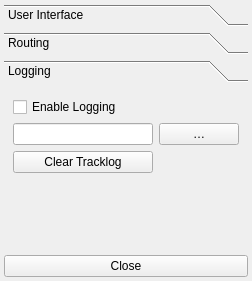
<?xml version="1.0" encoding="UTF-8"?>
<ui version="4.0">
 <class>GeneralSettingsDialog</class>
 <widget class="QDialog" name="GeneralSettingsDialog">
  <property name="geometry">
   <rect>
    <x>0</x>
    <y>0</y>
    <width>252</width>
    <height>281</height>
   </rect>
  </property>
  <property name="windowTitle">
   <string>Settings</string>
  </property>
  <layout class="QGridLayout" name="gridLayout_2">
   <property name="margin">
    <number>4</number>
   </property>
   <item row="0" column="0">
    <widget class="QToolBox" name="toolBox">
     <property name="sizePolicy">
      <sizepolicy hsizetype="Minimum" vsizetype="Minimum">
       <horstretch>0</horstretch>
       <verstretch>0</verstretch>
      </sizepolicy>
     </property>
     <property name="currentIndex">
      <number>2</number>
     </property>
     <widget class="QWidget" name="userInterface">
      <property name="geometry">
       <rect>
        <x>0</x>
        <y>0</y>
        <width>234</width>
        <height>154</height>
       </rect>
      </property>
      <property name="sizePolicy">
       <sizepolicy hsizetype="Minimum" vsizetype="Minimum">
        <horstretch>0</horstretch>
        <verstretch>0</verstretch>
       </sizepolicy>
      </property>
      <attribute name="label">
       <string>User Interface</string>
      </attribute>
      <layout class="QVBoxLayout" name="verticalLayout">
       <property name="spacing">
        <number>2</number>
       </property>
       <property name="margin">
        <number>0</number>
       </property>
       <item>
        <layout class="QHBoxLayout" name="horizontalLayout_2">
         <item>
          <widget class="QLabel" name="label_2">
           <property name="text">
            <string>Map Magnification:</string>
           </property>
          </widget>
         </item>
         <item>
          <widget class="QSpinBox" name="magnification">
           <property name="minimum">
            <number>1</number>
           </property>
          </widget>
         </item>
        </layout>
       </item>
       <item>
        <layout class="QHBoxLayout" name="horizontalLayout" stretch="0,1,0">
         <item>
          <widget class="QLabel" name="label">
           <property name="text">
            <string>Icon Size:</string>
           </property>
          </widget>
         </item>
         <item>
          <widget class="QSpinBox" name="iconSize">
           <property name="minimum">
            <number>16</number>
           </property>
           <property name="maximum">
            <number>256</number>
           </property>
          </widget>
         </item>
         <item>
          <widget class="QPushButton" name="defaultIconSize">
           <property name="text">
            <string>Default</string>
           </property>
          </widget>
         </item>
        </layout>
       </item>
       <item>
        <widget class="QWidget" name="widget" native="true">
         <layout class="QVBoxLayout" name="verticalLayout_2">
          <item>
           <widget class="QRadioButton" name="popup">
            <property name="text">
             <string>Popup Menus</string>
            </property>
           </widget>
          </item>
          <item>
           <widget class="QRadioButton" name="overlay">
            <property name="text">
             <string>Overlay Menus</string>
            </property>
           </widget>
          </item>
         </layout>
        </widget>
       </item>
       <item>
        <spacer name="verticalSpacer">
         <property name="orientation">
          <enum>Qt::Vertical</enum>
         </property>
         <property name="sizeHint" stdset="0">
          <size>
           <width>20</width>
           <height>40</height>
          </size>
         </property>
        </spacer>
       </item>
      </layout>
     </widget>
     <widget class="QWidget" name="Routing">
      <property name="geometry">
       <rect>
        <x>0</x>
        <y>0</y>
        <width>234</width>
        <height>154</height>
       </rect>
      </property>
      <attribute name="label">
       <string>Routing</string>
      </attribute>
      <layout class="QGridLayout" name="gridLayout_3">
       <item row="0" column="0">
        <widget class="QCheckBox" name="checkBoxMapRotation">
         <property name="text">
          <string>Rotate Map automatically</string>
         </property>
        </widget>
       </item>
       <item row="1" column="0">
        <spacer name="verticalSpacer_3">
         <property name="orientation">
          <enum>Qt::Vertical</enum>
         </property>
         <property name="sizeHint" stdset="0">
          <size>
           <width>20</width>
           <height>40</height>
          </size>
         </property>
        </spacer>
       </item>
      </layout>
     </widget>
     <widget class="QWidget" name="Logging">
      <property name="geometry">
       <rect>
        <x>0</x>
        <y>0</y>
        <width>234</width>
        <height>154</height>
       </rect>
      </property>
      <attribute name="label">
       <string>Logging</string>
      </attribute>
      <layout class="QGridLayout" name="gridLayout_4">
       <item row="0" column="0">
        <layout class="QGridLayout" name="gridLayout">
         <item row="0" column="0">
          <widget class="QCheckBox" name="checkBoxLogging">
           <property name="toolTip">
            <string>The GPS position is logged to a file for later use.</string>
           </property>
           <property name="whatsThis">
            <string>The GPS position is logged to a file for later use.</string>
           </property>
           <property name="text">
            <string>Enable Logging</string>
           </property>
          </widget>
         </item>
         <item row="1" column="0">
          <widget class="QLineEdit" name="lineEditPathLogging">
           <property name="toolTip">
            <string>The folder to host the logfile</string>
           </property>
           <property name="whatsThis">
            <string>The folder to host the logfile</string>
           </property>
          </widget>
         </item>
         <item row="1" column="1">
          <widget class="QPushButton" name="pushButtonPathLogging">
           <property name="toolTip">
            <string>Click to select the logfile folder</string>
           </property>
           <property name="whatsThis">
            <string>Click to select the logfile folder</string>
           </property>
           <property name="text">
            <string>…</string>
           </property>
          </widget>
         </item>
         <item row="2" column="0">
          <widget class="QPushButton" name="pushButtonClearTracklog">
           <property name="toolTip">
            <string>Click to clear the tracklog</string>
           </property>
           <property name="whatsThis">
            <string>Click to clear the tracklog</string>
           </property>
           <property name="text">
            <string>Clear Tracklog</string>
           </property>
          </widget>
         </item>
         <item row="3" column="0">
          <spacer name="verticalSpacer_2">
           <property name="orientation">
            <enum>Qt::Vertical</enum>
           </property>
           <property name="sizeHint" stdset="0">
            <size>
             <width>20</width>
             <height>56</height>
            </size>
           </property>
          </spacer>
         </item>
        </layout>
       </item>
      </layout>
     </widget>
    </widget>
   </item>
   <item row="1" column="0">
    <widget class="QPushButton" name="pushButton">
     <property name="text">
      <string>Close</string>
     </property>
    </widget>
   </item>
  </layout>
 </widget>
 <resources/>
 <connections>
  <connection>
   <sender>pushButton</sender>
   <signal>clicked()</signal>
   <receiver>GeneralSettingsDialog</receiver>
   <slot>accept()</slot>
   <hints>
    <hint type="sourcelabel">
     <x>198</x>
     <y>177</y>
    </hint>
    <hint type="destinationlabel">
     <x>238</x>
     <y>297</y>
    </hint>
   </hints>
  </connection>
 </connections>
</ui>
